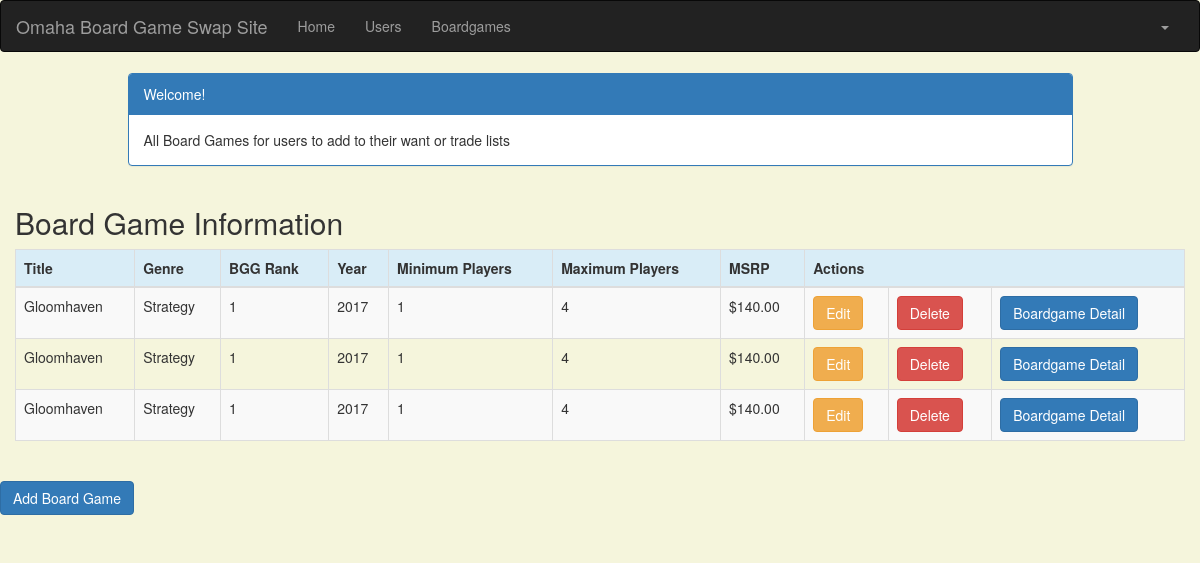
Before: /boardgames_list (signed in) with the older database file.
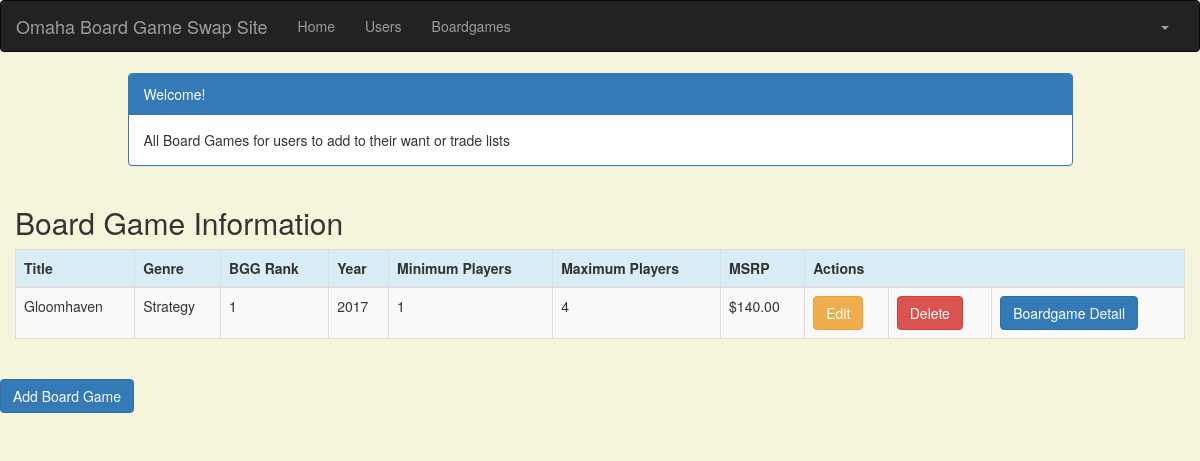
After: the same page with the newer database file.
### crm/models.py (models this page shows, shortened)
class Boardgames(models.Model):
    boardgames_title = models.CharField(max_length=100)
    boardgames_genre = models.CharField(max_length=50)
    boardgames_BGG_rank = models.IntegerField()
    boardgames_year = models.IntegerField(default='2021')
    boardgames_player_count_min = models.IntegerField()
    boardgames_player_count_max = models.IntegerField()
    boardgames_msrp = models.IntegerField()
    created_date = models.DateTimeField(default=timezone.now)
    updated_date = models.DateTimeField(auto_now_add=True)
    def __str__(self):
        return str(self.id)

### crm/views.py (the view)
# urls.py: path('boardgames_list', views.boardgames_list, name='boardgames_list'),
@login_required
def boardgames_list(request):
    boardgames = Boardgames.objects.filter(created_date__lte=timezone.now())
    return render(request, 'crm/boardgames_list.html', {'boardgames': boardgames})

### templates/crm/boardgames_list.html (shortened to what this page needs)
<!DOCTYPE html>
{% extends 'crm/base.html' %}
{% block content %}
    <head>
        <link rel="stylesheet" href="https://maxcdn.bootstrapcdn.com/bootstrap/3.3.4/css/bootstrap.min.css">
    </head>
    <body>
    <div class="container">
        <div class="row">
            <div class="col-md-10 col-md-offset-1">
                <div class="panel panel-primary">
                    <div class="panel-heading">Welcome!</div>
                    <div class="panel-body">
                        All Board Games for users to add to their want or trade lists
                    </div>
                </div>
            </div>
        </div>
    </div>
    <div class="row">
        <h2 style="padding-left: 15Px">Board Game Information</h2>
    </div>
    <div>
        <table class="table table-striped table-bordered table-hover">
            <thead>
            <tr class="bg-info">
                <th>Title</th>
                <th>Genre</th>
                <th>BGG Rank</th>
                <th>Year</th>
                <th>Minimum Players</th>
                <th>Maximum Players</th>
                <th>MSRP</th>
                <th colspan="3">Actions</th>
            </tr>
            </thead>
            <tbody>
            {% for boardgames in boardgames %}
                <tr>
                    <td>{{ boardgames.boardgames_title }}</td>
                    <td>{{ boardgames.boardgames_genre }}</td>
                    <td>{{ boardgames.boardgames_BGG_rank }}</td>
                    <td>{{ boardgames.boardgames_year }}</td>
                    <td>{{ boardgames.boardgames_player_count_min }}</td>
                    <td>{{ boardgames.boardgames_player_count_max }}</td>
                    <td>${{ boardgames.boardgames_msrp|floatformat:2 }}</td>
                    {%  if request.user.is_superuser %}
                    <td><a href="{% url 'crm:boardgames_edit' pk=boardgames %}"
                           class="btn btn-warning">Edit</a></td>
                    <td><a href="{% url 'crm:boardgames_delete' pk=boardgames %}"
                           onclick="return confirm('Are you sure you want to delete?')"
                           class="btn btn-danger">Delete</a>
                    </td>
                    {% endif %}
                    <td><a href="{% url 'crm:boardgame_detail' pk=boardgames.pk %}"
                           class="btn btn-primary">Boardgame Detail</a>
                </tr>
            {% endfor %}
            </tbody>
        </table>
    </div>
    <div class="row">
        <a href="{% url 'crm:boardgames_new' %}" class="row"><span
                class="btn btn-primary">Add Board Game</span></a>
    </div>
    </body>
{% endblock %}

Changed rows visible on the page:
removed Boardgames: boardgames_title "Gloomhaven", boardgames_genre "Strategy", boardgames_BGG_rank "1", boardgames_year "2017", boardgames_player_count_min "1", boardgames_player_count_max "4", boardgames_msrp "140.00"
removed Boardgames: boardgames_title "Gloomhaven", boardgames_genre "Strategy", boardgames_BGG_rank "1", boardgames_year "2017", boardgames_player_count_min "1", boardgames_player_count_max "4", boardgames_msrp "140.00"
